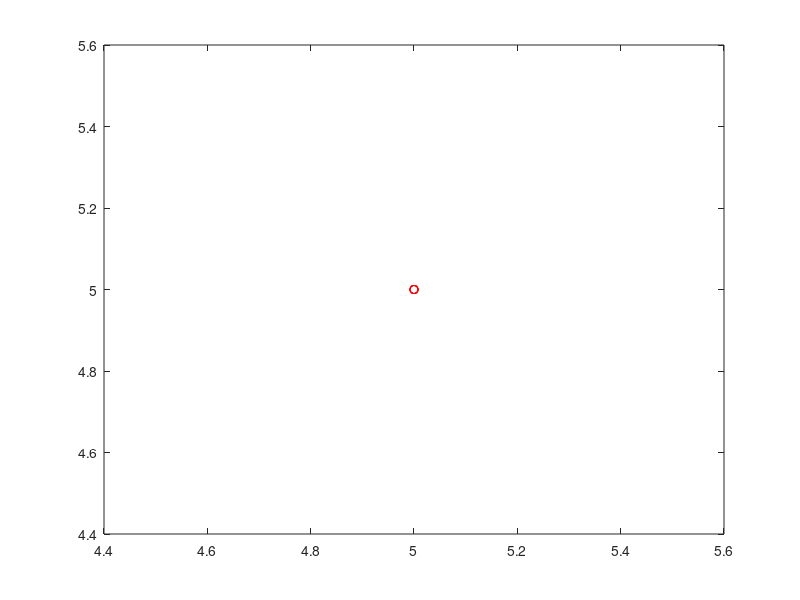

The MATLAB source for this figure:
n= input(sprintf('Please enter the number of points: '));
while n <= 0
    fprintf('\tINVALID INPUT\t\n');
     n = input(sprintf('Please enter a valid number of points: '));
end
x=ones(1,n);
y=ones(1,n);

fprintf('please enter the values of x:\n')
for j = 1:n
    x(j) = input('');
end
fprintf('please enter the values of y:\n')
for j = 1:n
    y(j) = input('');
end

figure; plot(x,y,'ro');
A=[n sum(x); sum(x) sum(x.^2)];
b=[sum(y); sum(x.*y)];
solution=A\b;
a0= solution(1)
a1= solution(2)
ynew=a1*x + a0
hold on
plot(x,ynew,'k');

Sr= sum((y-ynew).^2) %Squared differences between the data points and the straight line
St= sum((y-mean(y)).^2) %Squared differences between the data points the mean
r2= (St-Sr)/St %Coefficient of Determination
r= (r2)^0.5 %correlation coefficient



